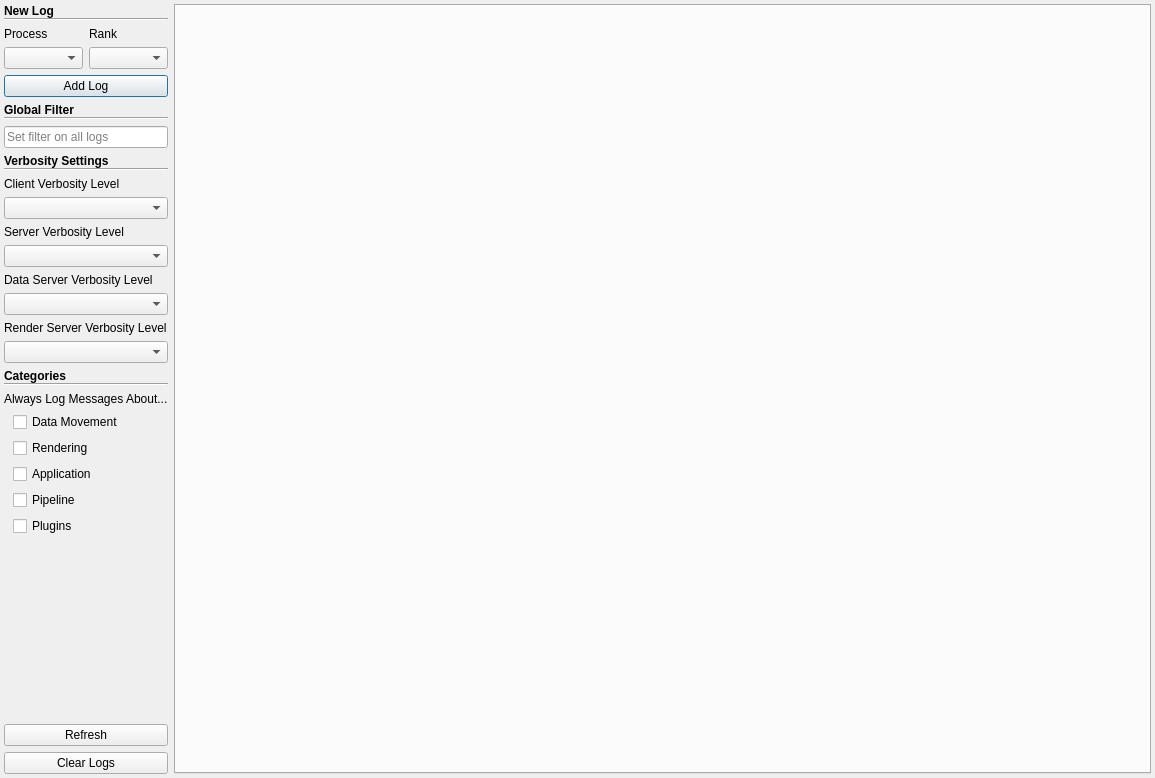
<?xml version="1.0" encoding="UTF-8"?>
<ui version="4.0">
 <class>pqLogViewerDialog</class>
 <widget class="QDialog" name="pqLogViewerDialog">
  <property name="geometry">
   <rect>
    <x>0</x>
    <y>0</y>
    <width>1155</width>
    <height>778</height>
   </rect>
  </property>
  <property name="windowTitle">
   <string>Log Viewer</string>
  </property>
  <layout class="QHBoxLayout" name="horizontalLayout">
   <property name="margin">
    <number>0</number>
   </property>
   <item>
    <layout class="QHBoxLayout" name="centralWidget">
     <property name="margin">
      <number>4</number>
     </property>
     <item>
      <layout class="QVBoxLayout" name="settingsLayout">
       <property name="spacing">
        <number>6</number>
       </property>
       <property name="topMargin">
        <number>0</number>
       </property>
       <item>
        <widget class="QWidget" name="newLogWidget" native="true">
         <layout class="QVBoxLayout" name="verticalLayout_4">
          <property name="spacing">
           <number>0</number>
          </property>
          <property name="margin">
           <number>0</number>
          </property>
          <item>
           <widget class="QLabel" name="newLogLabel">
            <property name="font">
             <font>
              <weight>75</weight>
              <bold>true</bold>
             </font>
            </property>
            <property name="text">
             <string>New Log</string>
            </property>
           </widget>
          </item>
          <item>
           <widget class="QFrame" name="newLogFrame">
            <property name="frameShape">
             <enum>QFrame::HLine</enum>
            </property>
            <property name="frameShadow">
             <enum>QFrame::Sunken</enum>
            </property>
           </widget>
          </item>
         </layout>
        </widget>
       </item>
       <item>
        <layout class="QGridLayout" name="gridLayout">
         <item row="1" column="0">
          <widget class="QComboBox" name="processComboBox">
           <property name="sizePolicy">
            <sizepolicy hsizetype="Minimum" vsizetype="Preferred">
             <horstretch>0</horstretch>
             <verstretch>0</verstretch>
            </sizepolicy>
           </property>
           <property name="toolTip">
            <string>Application process to log</string>
           </property>
          </widget>
         </item>
         <item row="0" column="0">
          <widget class="QLabel" name="processLabel">
           <property name="sizePolicy">
            <sizepolicy hsizetype="Preferred" vsizetype="Preferred">
             <horstretch>0</horstretch>
             <verstretch>0</verstretch>
            </sizepolicy>
           </property>
           <property name="text">
            <string>Process</string>
           </property>
          </widget>
         </item>
         <item row="0" column="1">
          <widget class="QLabel" name="rankLabel">
           <property name="text">
            <string>Rank</string>
           </property>
          </widget>
         </item>
         <item row="1" column="1">
          <widget class="QComboBox" name="rankComboBox">
           <property name="sizePolicy">
            <sizepolicy hsizetype="Preferred" vsizetype="Preferred">
             <horstretch>0</horstretch>
             <verstretch>0</verstretch>
            </sizepolicy>
           </property>
           <property name="toolTip">
            <string>Rank of process to log</string>
           </property>
          </widget>
         </item>
        </layout>
       </item>
       <item>
        <widget class="QPushButton" name="addLogButton">
         <property name="sizePolicy">
          <sizepolicy hsizetype="Preferred" vsizetype="Preferred">
           <horstretch>0</horstretch>
           <verstretch>0</verstretch>
          </sizepolicy>
         </property>
         <property name="text">
          <string>Add Log</string>
         </property>
        </widget>
       </item>
       <item>
        <widget class="QWidget" name="globalFilterSettings" native="true">
         <layout class="QVBoxLayout" name="verticalLayout_2">
          <property name="spacing">
           <number>0</number>
          </property>
          <property name="margin">
           <number>0</number>
          </property>
          <item>
           <widget class="QLabel" name="globalFilterLabel">
            <property name="font">
             <font>
              <weight>75</weight>
              <bold>true</bold>
             </font>
            </property>
            <property name="text">
             <string>Global Filter</string>
            </property>
           </widget>
          </item>
          <item>
           <widget class="QFrame" name="globalFilterFrame">
            <property name="frameShape">
             <enum>QFrame::HLine</enum>
            </property>
            <property name="frameShadow">
             <enum>QFrame::Sunken</enum>
            </property>
           </widget>
          </item>
         </layout>
        </widget>
       </item>
       <item>
        <widget class="QLineEdit" name="globalFilter">
         <property name="sizePolicy">
          <sizepolicy hsizetype="Preferred" vsizetype="Preferred">
           <horstretch>0</horstretch>
           <verstretch>0</verstretch>
          </sizepolicy>
         </property>
         <property name="toolTip">
          <string>Global filter that applies to all logs</string>
         </property>
         <property name="readOnly">
          <bool>false</bool>
         </property>
         <property name="placeholderText">
          <string>Set filter on all logs</string>
         </property>
        </widget>
       </item>
       <item>
        <widget class="QWidget" name="verbositySettings" native="true">
         <layout class="QVBoxLayout" name="verticalLayout">
          <property name="spacing">
           <number>0</number>
          </property>
          <property name="margin">
           <number>0</number>
          </property>
          <item>
           <widget class="QLabel" name="verbositySettingsLabel">
            <property name="font">
             <font>
              <weight>75</weight>
              <bold>true</bold>
             </font>
            </property>
            <property name="text">
             <string>Verbosity Settings</string>
            </property>
           </widget>
          </item>
          <item>
           <widget class="QFrame" name="frame">
            <property name="frameShape">
             <enum>QFrame::HLine</enum>
            </property>
            <property name="frameShadow">
             <enum>QFrame::Sunken</enum>
            </property>
           </widget>
          </item>
         </layout>
        </widget>
       </item>
       <item>
        <widget class="QLabel" name="verbosityLevelLabel">
         <property name="text">
          <string>Client Verbosity Level</string>
         </property>
        </widget>
       </item>
       <item>
        <widget class="QComboBox" name="clientVerbosities"/>
       </item>
       <item>
        <widget class="QLabel" name="serverVerbosityLabel">
         <property name="text">
          <string>Server Verbosity Level</string>
         </property>
        </widget>
       </item>
       <item>
        <widget class="QComboBox" name="serverVerbosities"/>
       </item>
       <item>
        <widget class="QLabel" name="dataServerVerbosityLabel">
         <property name="text">
          <string>Data Server Verbosity Level</string>
         </property>
        </widget>
       </item>
       <item>
        <widget class="QComboBox" name="dataServerVerbosities"/>
       </item>
       <item>
        <widget class="QLabel" name="renderServerVerbosityLabel">
         <property name="text">
          <string>Render Server Verbosity Level</string>
         </property>
        </widget>
       </item>
       <item>
        <widget class="QComboBox" name="renderServerVerbosities"/>
       </item>
       <item>
        <widget class="QWidget" name="categoryElevationWidget" native="true">
         <property name="minimumSize">
          <size>
           <width>0</width>
           <height>8</height>
          </size>
         </property>
         <layout class="QVBoxLayout" name="verticalLayout_3">
          <property name="spacing">
           <number>0</number>
          </property>
          <property name="margin">
           <number>0</number>
          </property>
          <item>
           <widget class="QLabel" name="categoryElevationVerbosity">
            <property name="font">
             <font>
              <weight>75</weight>
              <bold>true</bold>
             </font>
            </property>
            <property name="text">
             <string>Categories</string>
            </property>
           </widget>
          </item>
          <item>
           <widget class="QFrame" name="categoryElevationFrame">
            <property name="frameShape">
             <enum>QFrame::HLine</enum>
            </property>
            <property name="frameShadow">
             <enum>QFrame::Sunken</enum>
            </property>
           </widget>
          </item>
         </layout>
        </widget>
       </item>
       <item>
        <widget class="QLabel" name="alwaysLogLabel">
         <property name="text">
          <string>Always Log Messages About...</string>
         </property>
        </widget>
       </item>
       <item>
        <widget class="QWidget" name="categoryWidget" native="true">
         <property name="minimumSize">
          <size>
           <width>0</width>
           <height>4</height>
          </size>
         </property>
         <layout class="QVBoxLayout" name="verticalLayout_5">
          <property name="topMargin">
           <number>0</number>
          </property>
          <property name="bottomMargin">
           <number>0</number>
          </property>
          <item>
           <widget class="QCheckBox" name="dataMovementCheckBox">
            <property name="text">
             <string>Data Movement</string>
            </property>
           </widget>
          </item>
          <item>
           <widget class="QCheckBox" name="renderingCheckBox">
            <property name="text">
             <string>Rendering</string>
            </property>
           </widget>
          </item>
          <item>
           <widget class="QCheckBox" name="applicationCheckBox">
            <property name="text">
             <string>Application</string>
            </property>
           </widget>
          </item>
          <item>
           <widget class="QCheckBox" name="pipelineCheckBox">
            <property name="text">
             <string>Pipeline</string>
            </property>
           </widget>
          </item>
          <item>
           <widget class="QCheckBox" name="pluginsCheckBox">
            <property name="text">
             <string>Plugins</string>
            </property>
           </widget>
          </item>
         </layout>
        </widget>
       </item>
       <item>
        <spacer name="verticalSpacer">
         <property name="orientation">
          <enum>Qt::Vertical</enum>
         </property>
         <property name="sizeType">
          <enum>QSizePolicy::Expanding</enum>
         </property>
         <property name="sizeHint" stdset="0">
          <size>
           <width>20</width>
           <height>40</height>
          </size>
         </property>
        </spacer>
       </item>
       <item>
        <widget class="QPushButton" name="refreshButton">
         <property name="sizePolicy">
          <sizepolicy hsizetype="Minimum" vsizetype="Preferred">
           <horstretch>0</horstretch>
           <verstretch>0</verstretch>
          </sizepolicy>
         </property>
         <property name="text">
          <string>Refresh</string>
         </property>
        </widget>
       </item>
       <item>
        <widget class="QPushButton" name="clearLogsButton">
         <property name="text">
          <string>Clear Logs</string>
         </property>
        </widget>
       </item>
      </layout>
     </item>
     <item>
      <widget class="QTabWidget" name="logTabWidget">
       <property name="currentIndex">
        <number>-1</number>
       </property>
       <property name="tabsClosable">
        <bool>false</bool>
       </property>
      </widget>
     </item>
    </layout>
   </item>
  </layout>
 </widget>
 <resources/>
 <connections/>
</ui>
